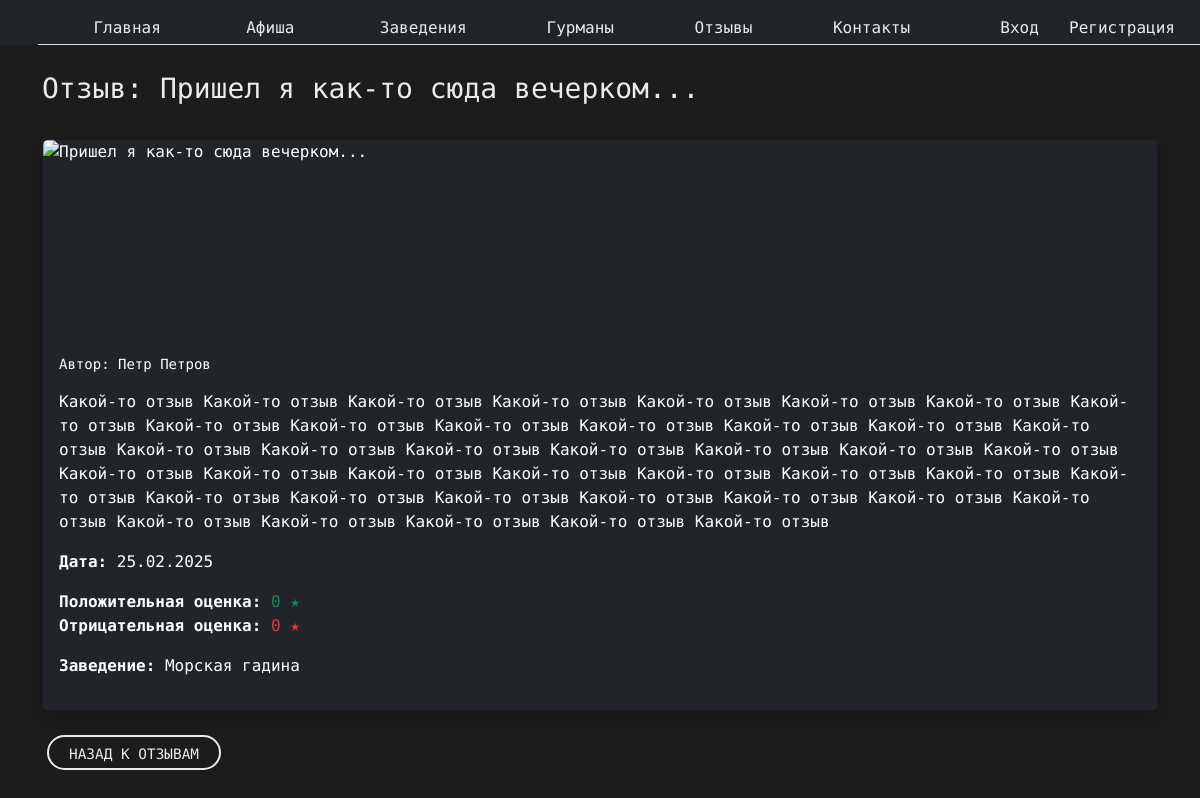
Page /reviews/1/ on the earlier database version.
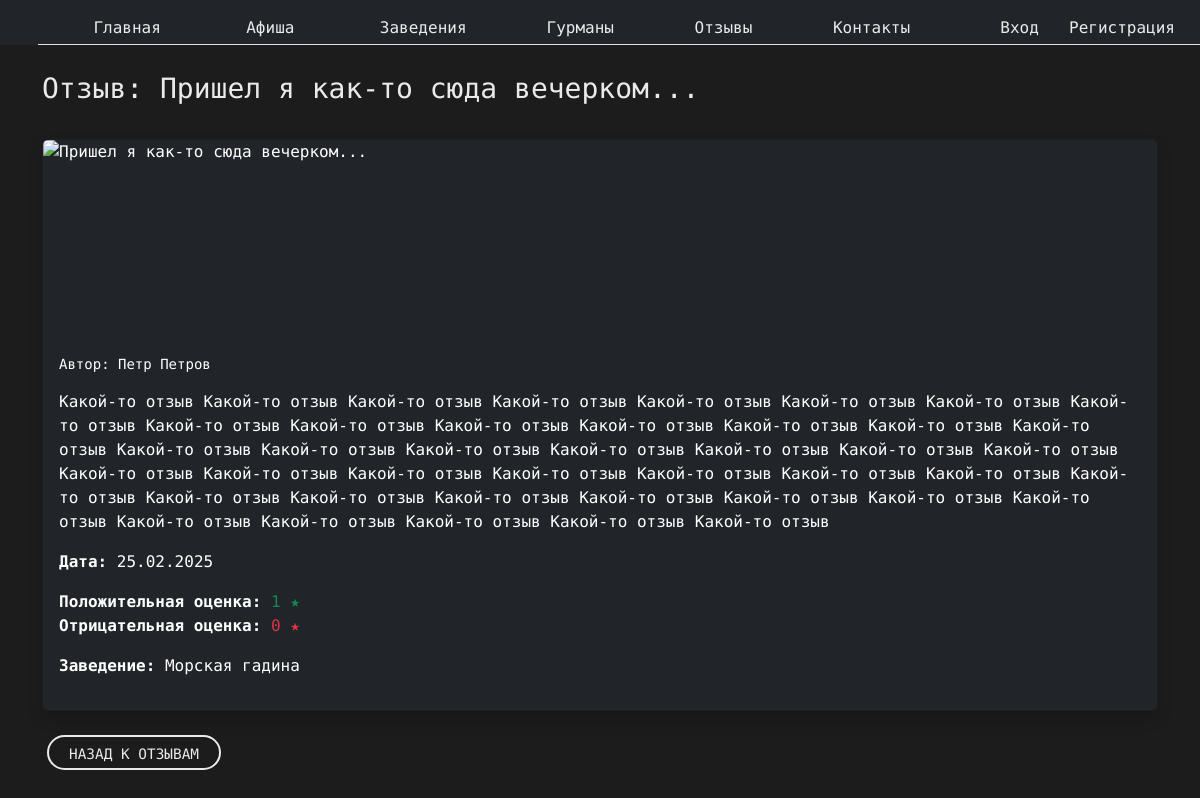
Same page on the later database version.
### landing/models.py (models this page shows, shortened)
class Review(models.Model):
  name = models.CharField(max_length=50)
  review_date = models.DateTimeField(auto_now_add=True)
  description = models.TextField()
  gourmand_rating = models.DecimalField(max_digits=10, decimal_places=0, null=True, blank=True, default=None)
  positive_rating = models.IntegerField(default=0)  # Количество позитивных голосов
  negative_rating = models.IntegerField(default=0)  # Количество негативных голосов
  gourmand = models.ForeignKey('User', on_delete=models.DO_NOTHING, related_name='reviews')
  place = models.ForeignKey('Place', on_delete=models.DO_NOTHING)

class User(AbstractBaseUser, PermissionsMixin):
    ROLE_CHOICES = (
        ("gourmand", "Гурман"),
        ("owner", "Владелец заведения"),
    )
    email = models.EmailField(unique=True)
    first_name = models.CharField(max_length=30, blank=True)
    last_name = models.CharField(max_length=30, blank=True)
    role = models.CharField(max_length=10, choices=ROLE_CHOICES, default="gourmand")
    is_active = models.BooleanField(default=True)
    is_staff = models.BooleanField(default=False)
    objects = UserManager()
    USERNAME_FIELD = "email"
    REQUIRED_FIELDS = ["first_name", "last_name"]

class Place(models.Model):
  name = models.CharField(max_length=100)
  description = models.TextField()
  place_email = models.EmailField()
  location = models.TextField()
  rating = models.DecimalField(max_digits=10, decimal_places=0)
  phone = models.TextField(max_length=50)
  website = models.URLField(max_length=200, blank=True, null=True)
  owner = models.ForeignKey('User', on_delete=models.SET_NULL, null=True, blank=True, related_name='owned_places')

### landing/views.py (the view)
# urls.py: path('reviews/<int:review_id>/', views.review, name='review'),
def review(request, review_id):
    review = get_object_or_404(Review, pk=review_id)
    user_vote = None
    if request.user.is_authenticated:
        user_vote = ReviewVote.objects.filter(review=review, user=request.user).first()
    return render(request, 'review/review.html', {
        'review': review,
        'user': request.user,
        'user_vote': user_vote,
    })

### templates/review/review.html (shortened to what this page needs)
{% extends 'landing/base.html' %}
{% load static %}
{% block content %}
<div class="container my-5">
    <h1 class="mb-4 pt-4 custom-text-color">Отзыв: {{ review.name }}</h1>
    <div class="card bg-dark text-white shadow">
        {% if review.images.exists %}
            <div class="row g-2 p-3">
                {% for image in review.images.all %}
                    <div class="col-md-4">
                        <img src="{{ image.image.url }}"
                             class="card-img-top img-fluid rounded"
                             alt="{{ review.name }}"
                             style="height: 200px; object-fit: contain; cursor: pointer;"
                             data-bs-toggle="modal"
                             data-bs-target="#imageModal"
                             data-bs-image="{{ image.image.url }}">
                    </div>
                {% endfor %}
            </div>
        {% else %}
            <img src="{% static 'img/default.png' %}"
                 class="card-img-top img-fluid"
                 alt="{{ review.name }}"
                 style="height: 200px; object-fit: contain;">
        {% endif %}
        <div class="card-body">
            <h5 class="card-title">Автор: {{ review.gourmand.first_name }} {{ review.gourmand.last_name }}</h5>
            <p class="card-text">{{ review.description }}</p>
            <p><strong>Дата:</strong> {{ review.review_date|date:"d.m.Y" }}</p>
            <p>
                <strong>Положительная оценка:</strong>
                <span class="text-success">{{ review.positive_rating }} ★</span><br>
                <strong>Отрицательная оценка:</strong>
                <span class="text-danger">{{ review.negative_rating }} ★</span>
            </p>
            <p><strong>Заведение:</strong> {{ review.place.name }}</p>
        </div>
    </div>
    <div class="mt-4 button_user">
        <a href="{% url 'reviews'  %}" class="custom-button">Назад к отзывам</a>
    </div>
</div>
{% endblock %}

Differences in the rows shown:
changed Review "Пришел я как-то сюда вечерком...": positive_rating "0" → "1"
